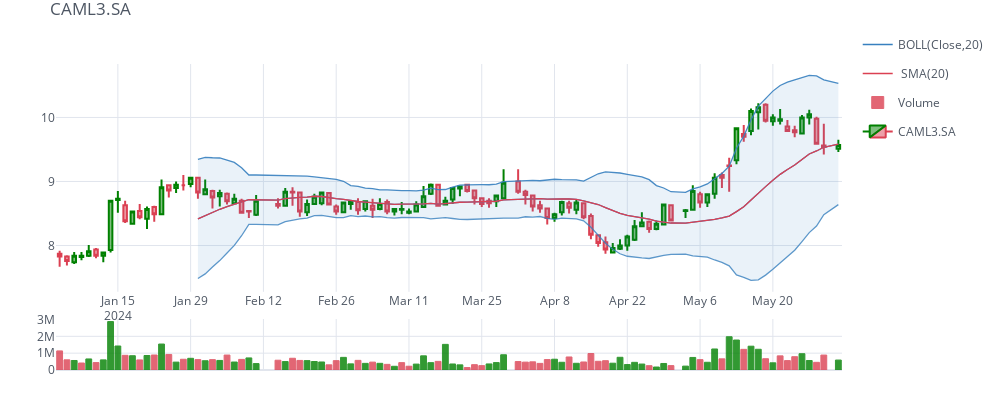

The cell this chart's notebook holds for it:
### Code cell
## grafico com o cufflinks
qf = cf.QuantFig(dadosx, kind='candlestick', name=choice, title=choice)
qf.add_bollinger_bands()
qf.add_sma(name='sma20', color='red')
qf.add_volume()    
fig = qf.iplot(asFigure=True, dimensions=(1000, 400), up_color='green', down_color='red')

##ajuste final do grafico
#update_xaxes ou update_yaxes é do plotly, que gera a fig
fig.update_xaxes(
    rangebreaks=[
        dict(bounds=["sat", "mon"]), #hide weekends
    ]
)    
#st.plotly_chart(fig)
